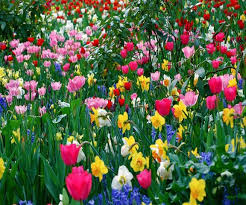
#> input picture Pycharm_folder/OpenCV_Sample/images/flower.jpg, 246 x 205 px, found by its file name; its folder holds only this picture in this run
$ python -i hist2D.py   (imports and definitions only)
#> lines starting #> are read from the running program, lines starting #| are printed output that depends on the picture
import numpy as np
import cv2

hscale = 10

def onMouse(x):
    global hscale
    hscale = x


def HSVmap():
    hsvmap = np.zeros((180, 256, 3), np.uint8)
    h, s = np.indices(hsvmap.shape[:2])

    hsvmap[:, :, 0] = h
    hsvmap[:, :, 1] = s
    hsvmap[:, :, 2] = 255

    hsvmap = cv2.cvtColor(hsvmap, cv2.COLOR_HSV2BGR)

    return hsvmap

def hist2D():
    img = cv2.imread('images/flower.jpg')
#> img is the input picture: shape (205, 246, 3); mean B, G, R 68.5, 99.6, 87.3

    hsvmap = HSVmap()
#> in HSVmap, `hsvmap = cv2.cvtColor(hsvmap, cv2.COLOR_HSV2BGR)`:
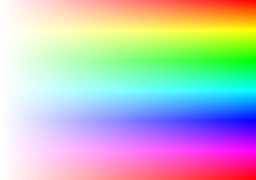
#> hsvmap: shape (180, 256, 3); mean B, G, R 190.8, 190.8, 190.9

    cv2.namedWindow('hist2D', 0)
    cv2.createTrackbar('scale', 'hist2D', hscale, 32, onMouse)

    while True:
        hsv = cv2.cvtColor(img, cv2.COLOR_BGR2HSV)
#> hsv: shape (205, 246, 3); mean H, S, V 72.5, 161.4, 122.9
        #[0,1] 2개 입력 채널값  | [180, 256] hue, saturation BIN 개수 |  [0, 180, 0, 256] hue, saturation 범위
        hist = cv2.calcHist([hsv], [0, 1], None, [180, 256], [0, 180, 0, 256])
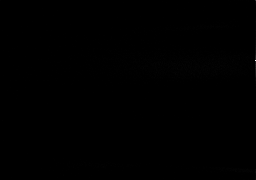
#> hist: shape (180, 256) float32; min 0, max 821, mean 1.1; drawn with min black and max white

        # 처음 매개변수가 min 보다 작으면 min(여기선 0), max(1)보다 크면 max로 numpy배열 리턴
        hist = np.clip(hist*0.005*hscale, 0, 1)
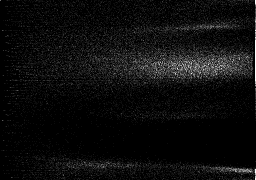
#> hist: shape (180, 256) float32; min 0, max 1, mean 0.0518
        hist = hsvmap*hist[:, :, np.newaxis]/255.0
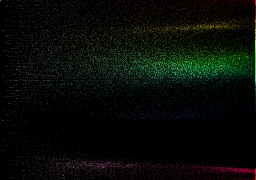
#> hist: shape (180, 256, 3) float32; mean B, G, R 0.0276, 0.0448, 0.0316

        img2 = np.hstack(( hsv, img))
#> img2: shape (205, 492, 3); mean H, S, V 70.5, 130.5, 105.1

        cv2.imshow('hist2D', hist)
        cv2.imshow('hsv&org', img2)

        k = cv2.waitKey(1) & 0xFF
#> (key Esc is pressed here)
        if k == 27:
            break

    cv2.destroyAllWindows()

>>> result = hist2D()
